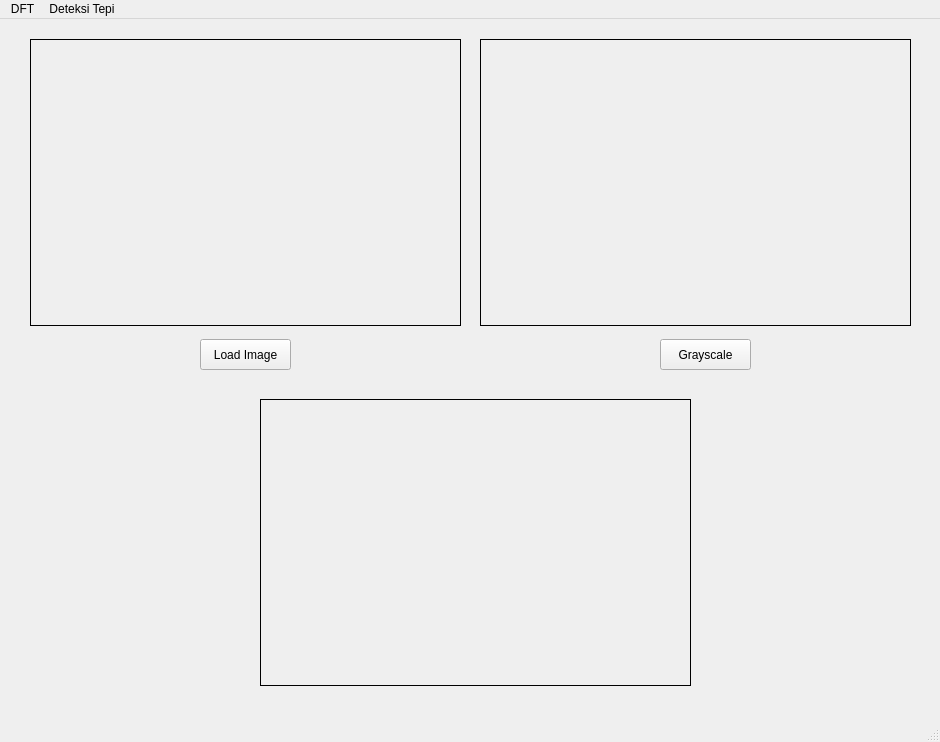
<?xml version="1.0" encoding="UTF-8"?>
<ui version="4.0">
 <class>MainWindow</class>
 <widget class="QMainWindow" name="MainWindow">
  <property name="geometry">
   <rect>
    <x>0</x>
    <y>0</y>
    <width>940</width>
    <height>742</height>
   </rect>
  </property>
  <property name="windowTitle">
   <string>MainWindow</string>
  </property>
  <widget class="QWidget" name="centralwidget">
   <widget class="QPushButton" name="button_LoadImage">
    <property name="geometry">
     <rect>
      <x>200</x>
      <y>320</y>
      <width>91</width>
      <height>31</height>
     </rect>
    </property>
    <property name="text">
     <string>Load Image</string>
    </property>
   </widget>
   <widget class="QLabel" name="imgLabel">
    <property name="geometry">
     <rect>
      <x>30</x>
      <y>20</y>
      <width>431</width>
      <height>287</height>
     </rect>
    </property>
    <property name="frameShape">
     <enum>QFrame::Box</enum>
    </property>
    <property name="text">
     <string/>
    </property>
   </widget>
   <widget class="QLabel" name="hasilLabel">
    <property name="geometry">
     <rect>
      <x>480</x>
      <y>20</y>
      <width>431</width>
      <height>287</height>
     </rect>
    </property>
    <property name="frameShape">
     <enum>QFrame::Box</enum>
    </property>
    <property name="text">
     <string/>
    </property>
   </widget>
   <widget class="QPushButton" name="button_Grayscale">
    <property name="geometry">
     <rect>
      <x>660</x>
      <y>320</y>
      <width>91</width>
      <height>31</height>
     </rect>
    </property>
    <property name="text">
     <string>Grayscale</string>
    </property>
   </widget>
   <widget class="QLabel" name="edgeLabel">
    <property name="geometry">
     <rect>
      <x>260</x>
      <y>380</y>
      <width>431</width>
      <height>287</height>
     </rect>
    </property>
    <property name="frameShape">
     <enum>QFrame::Box</enum>
    </property>
    <property name="text">
     <string/>
    </property>
   </widget>
  </widget>
  <widget class="QMenuBar" name="menubar">
   <property name="geometry">
    <rect>
     <x>0</x>
     <y>0</y>
     <width>940</width>
     <height>22</height>
    </rect>
   </property>
   <widget class="QMenu" name="menuDFT">
    <property name="title">
     <string>DFT</string>
    </property>
    <addaction name="actionSmoothing_Image"/>
    <addaction name="actionEdge_detection"/>
   </widget>
   <widget class="QMenu" name="menuDeteksi_Tepi">
    <property name="title">
     <string>Deteksi Tepi</string>
    </property>
    <addaction name="actionSobel"/>
    <addaction name="actionPrewitt"/>
    <addaction name="actionRoberts"/>
    <addaction name="actionCanny_Edge_Detection"/>
   </widget>
   <addaction name="menuDFT"/>
   <addaction name="menuDeteksi_Tepi"/>
  </widget>
  <widget class="QStatusBar" name="statusbar"/>
  <action name="actionOperasi_Pencerahan">
   <property name="text">
    <string>Operasi Pencerahan</string>
   </property>
  </action>
  <action name="actionSimple_Contrast">
   <property name="text">
    <string>Simple Contrast</string>
   </property>
  </action>
  <action name="actionContrast_Stretching">
   <property name="text">
    <string>Contrast Stretching</string>
   </property>
  </action>
  <action name="actionNegative_Image">
   <property name="text">
    <string>Negative Image</string>
   </property>
  </action>
  <action name="actionBiner_Image">
   <property name="text">
    <string>Biner Image</string>
   </property>
  </action>
  <action name="actionHistogram_Grayscale">
   <property name="text">
    <string>Histogram Grayscale</string>
   </property>
  </action>
  <action name="actionHistogram_Grayscale_2">
   <property name="text">
    <string>Histogram Grayscale</string>
   </property>
  </action>
  <action name="actionHistogram_RGB">
   <property name="text">
    <string>Histogram RGB</string>
   </property>
  </action>
  <action name="actionHistogram_Equalization">
   <property name="text">
    <string>Histogram Equalization</string>
   </property>
  </action>
  <action name="actionTranslasi_Citra">
   <property name="text">
    <string>Translasi Citra</string>
   </property>
  </action>
  <action name="action_45_derajat">
   <property name="text">
    <string>-45 derajat</string>
   </property>
  </action>
  <action name="action45_derajat">
   <property name="text">
    <string>45 derajat</string>
   </property>
  </action>
  <action name="action_90_derajat">
   <property name="text">
    <string>-90 derajat</string>
   </property>
  </action>
  <action name="action90_derajat">
   <property name="text">
    <string>90 derajat</string>
   </property>
  </action>
  <action name="action180_derajat">
   <property name="text">
    <string>180 derajat</string>
   </property>
  </action>
  <action name="actionFiltering_A">
   <property name="text">
    <string>Filtering A</string>
   </property>
  </action>
  <action name="actionFiltering_B">
   <property name="text">
    <string>Filtering B</string>
   </property>
  </action>
  <action name="actionMean_Filter_3x3">
   <property name="text">
    <string>Mean Filter 3x3</string>
   </property>
  </action>
  <action name="actionMean_Filter_2x2">
   <property name="text">
    <string>Mean Filter 2x2</string>
   </property>
  </action>
  <action name="actionGaussian_Filter">
   <property name="text">
    <string>Gaussian Filter</string>
   </property>
  </action>
  <action name="actionSharpening">
   <property name="text">
    <string>Sharpening</string>
   </property>
  </action>
  <action name="actionMedian_Filter">
   <property name="text">
    <string>Median Filter</string>
   </property>
  </action>
  <action name="actionMax_Filtering">
   <property name="text">
    <string>Max Filtering</string>
   </property>
  </action>
  <action name="actionMin_Filtering">
   <property name="text">
    <string>Min Filtering</string>
   </property>
  </action>
  <action name="actionSmoothing_Image">
   <property name="text">
    <string>Smoothing Image</string>
   </property>
  </action>
  <action name="actionEdge_Detection">
   <property name="text">
    <string>Edge Detection</string>
   </property>
  </action>
  <action name="actionEdge_detection">
   <property name="text">
    <string>Edge Detection</string>
   </property>
  </action>
  <action name="actionSobel">
   <property name="text">
    <string>Sobel</string>
   </property>
  </action>
  <action name="actionPrewitt">
   <property name="text">
    <string>Prewitt</string>
   </property>
  </action>
  <action name="actionRoberts">
   <property name="text">
    <string>Roberts</string>
   </property>
  </action>
  <action name="actionCanny_Edge_Detection">
   <property name="text">
    <string>Canny Edge Detection</string>
   </property>
  </action>
 </widget>
 <resources/>
 <connections/>
</ui>
